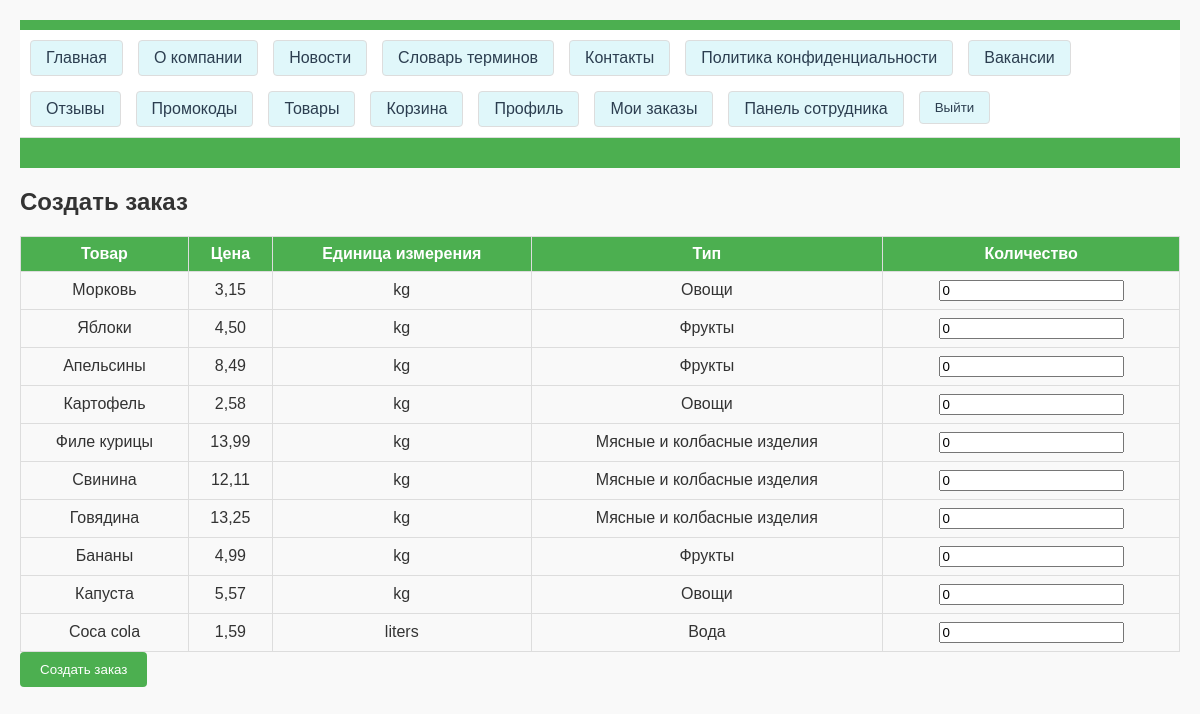
/create-order/ (signed in), run on the app's committed database.
### delivery_app/models.py (models this page shows, shortened)
class Product(models.Model):
    UNIT_CHOICES = [
        ('pieces', 'Штуки'),
        ('kg', 'Килограммы'),
        ('liters', 'Литры')
    ]
    name = models.CharField(max_length=200)
    price = models.DecimalField(max_digits=10, decimal_places=2)
    unit_of_measurement = models.CharField(max_length=20, choices=UNIT_CHOICES)
    product_type = models.ForeignKey(ProductType, on_delete=models.CASCADE, related_name='products')
    description = models.TextField(blank=True)
    manufacturer = models.ForeignKey(Manufacturer, on_delete=models.SET_NULL, null=True, blank=True, related_name='products')
    weight = models.DecimalField(max_digits=10, decimal_places=2, default=Decimal('1.00'), help_text="Вес в кг")
    stock = models.PositiveIntegerField(default=0, help_text="Количество на складе")
    image = models.ImageField(upload_to='products/', blank=True, null=True, help_text="Изображение товара")

class ProductType(models.Model):
    name = models.CharField(max_length=100)

### delivery_app/views.py (the view, shortened to what this page needs)
# urls.py: path('create-order/', views.create_order, name='create_order'),
@login_required
def create_order(request):
    try:
        client = Client.objects.get(user=request.user)
    except Client.DoesNotExist:
        messages.error(request, "Клиентский профиль не найден. Обратитесь к администратору.")
        return redirect('delivery_app:home')
    products = Product.objects.all()  # Получаем все доступные продукты
    context = {
        'products': products,
        'current_date': timezone.now().strftime('%d/%m/%Y'),
        'timezone': 'Europe/Minsk',
        'calendar': calendar.monthcalendar(timezone.now().year, timezone.now().month),
    }
    return render(request, 'delivery_app/create_order.html', context)

### delivery_app/templates/delivery_app/create_order.html (shortened to what this page needs)
{% extends "delivery_app/base.html" %}
{% block content %}
<h2>Создать заказ</h2>
<form method="post">
    <table>
        <thead>
            <tr>
                <th>Товар</th>
                <th>Цена</th>
                <th>Единица измерения</th>
                <th>Тип</th>
                <th>Количество</th>
            </tr>
        </thead>
        <tbody>
            {% for product in products %}
            <tr>
                <td>{{ product.name }}</td>
                <td>{{ product.price }}</td>
                <td>{{ product.unit_of_measurement }}</td>
                <td>{{ product.product_type.name }}</td>
                <td>
                    <input type="number" name="quantity_{{ product.id }}" value="0" min="0" step="0.1">
                </td>
            </tr>
            {% endfor %}
        </tbody>
    </table>
    <button type="submit">Создать заказ</button>
</form>
{% endblock %}

### delivery_app/static/delivery_app/css/style.css (style rules this page uses)
body { font-family: Arial, sans-serif; margin: 0; padding: 20px; background-color: #f9f9f9; color: #333 !important; background-image: none !important; }
table { width: 100%; border-collapse: collapse; margin-top: 10px; }
table, th, td { border: 1px solid #ddd; }
th, td { padding: 8px; text-align: center; color: #333; }
th { background-color: #4CAF50; color: white; }
button[type="submit"] { background-color: #4CAF50; color: white; padding: 10px 20px; border: none; border-radius: 4px; cursor: pointer; }

### data on the page
Product: name "Морковь", price "3,15", unit_of_measurement "kg", product_type.name "Овощи"
Product: name "Яблоки", price "4,50", unit_of_measurement "kg", product_type.name "Фрукты"
Product: name "Апельсины", price "8,49", unit_of_measurement "kg", product_type.name "Фрукты"
Product: name "Картофель", price "2,58", unit_of_measurement "kg", product_type.name "Овощи"
Product: name "Филе курицы", price "13,99", unit_of_measurement "kg", product_type.name "Мясные и колбасные изделия"
Product: name "Свинина", price "12,11", unit_of_measurement "kg", product_type.name "Мясные и колбасные изделия"
Product: name "Говядина", price "13,25", unit_of_measurement "kg", product_type.name "Мясные и колбасные изделия"
Product: name "Бананы", price "4,99", unit_of_measurement "kg", product_type.name "Фрукты"
Product: name "Капуста", price "5,57", unit_of_measurement "kg", product_type.name "Овощи"
Product: name "Coca cola", price "1,59", unit_of_measurement "liters", product_type.name "Вода"
